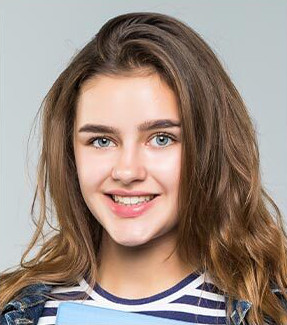
#> input picture sample.jpg, 287 x 325 px
$ python image.py
#> lines starting #> are read from the running program, lines starting #| are printed output that depends on the picture; after the words box and inside, x2 and y2 are one past the last pixel; in counts of white or black regions, pixels touching at a corner belong together
import cv2

print(cv2.__version__)

face_cascade = cv2.CascadeClassifier('haarcascade_frontalface_default.xml')

img = cv2.imread('sample.jpg')
#> img is the input picture: shape (325, 287, 3); mean B, G, R 129.4, 139.2, 156.1
result = img.copy()
gray = cv2.cvtColor(img, cv2.COLOR_BGR2GRAY)
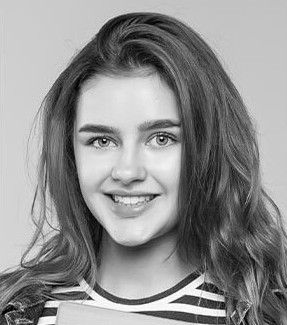
#> gray: shape (325, 287); min 0, max 255, mean 143.2
faces = face_cascade.detectMultiScale(gray, 1.3, 5)
#> faces = [[54, 81, 152, 152]]

for (x,y,w,h) in faces:
    cv2.rectangle(result,(x,y),(x+w,y+h),(255,255,0),2)
#> this loop made 1 pass
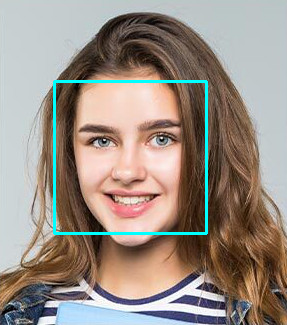
#> result: shape (325, 287, 3); 1.95% of pixels changed, all inside (x1, y1, x2, y2) = (53, 80, 208, 235)

cv2.imshow('original', img)
cv2.imshow('result', result)
cv2.imwrite('sample-result.jpg', result)

cv2.waitKey(0)
cv2.destroyAllWindows()
